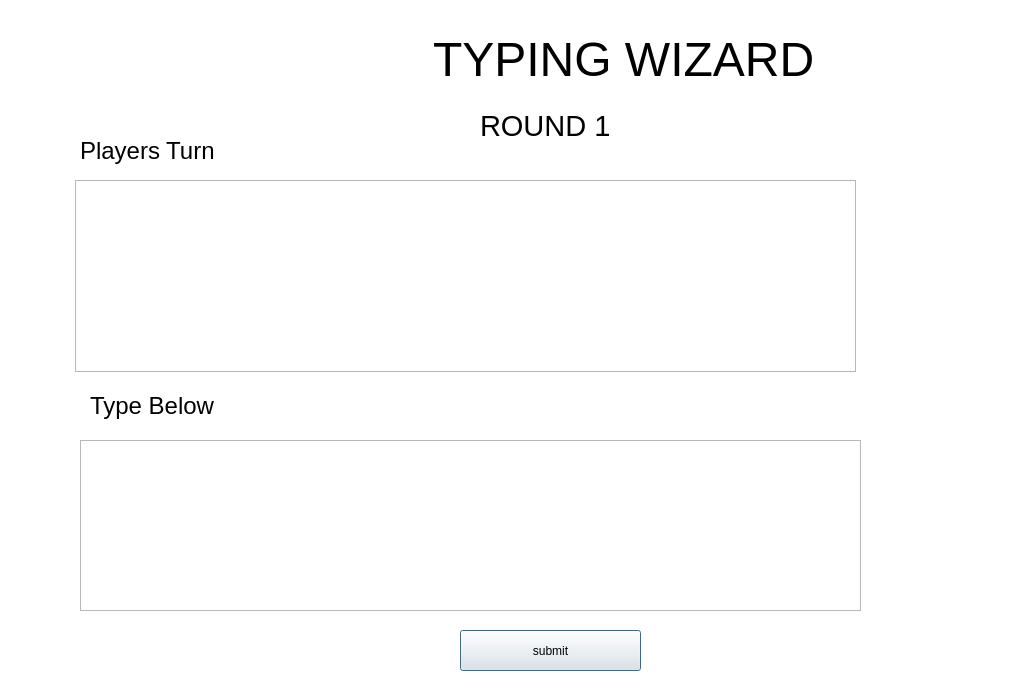
<?xml version="1.0" encoding="UTF-8"?>
<ui version="4.0">
 <class>Game</class>
 <widget class="QDialog" name="Game">
  <property name="geometry">
   <rect>
    <x>0</x>
    <y>0</y>
    <width>1023</width>
    <height>685</height>
   </rect>
  </property>
  <property name="windowTitle">
   <string>Dialog</string>
  </property>
  <widget class="QGraphicsView" name="graphicsView">
   <property name="geometry">
    <rect>
     <x>-40</x>
     <y>-70</y>
     <width>1361</width>
     <height>761</height>
    </rect>
   </property>
   <property name="font">
    <font>
     <pointsize>36</pointsize>
    </font>
   </property>
  </widget>
  <widget class="QLabel" name="label">
   <property name="geometry">
    <rect>
     <x>433</x>
     <y>29</y>
     <width>381</width>
     <height>61</height>
    </rect>
   </property>
   <property name="font">
    <font>
     <pointsize>36</pointsize>
    </font>
   </property>
   <property name="text">
    <string>TYPING WIZARD</string>
   </property>
  </widget>
  <widget class="QLabel" name="Player_name">
   <property name="geometry">
    <rect>
     <x>80</x>
     <y>120</y>
     <width>191</width>
     <height>61</height>
    </rect>
   </property>
   <property name="font">
    <font>
     <pointsize>18</pointsize>
    </font>
   </property>
   <property name="text">
    <string>Players Turn</string>
   </property>
  </widget>
  <widget class="QTextBrowser" name="textBrowser">
   <property name="geometry">
    <rect>
     <x>75</x>
     <y>180</y>
     <width>781</width>
     <height>192</height>
    </rect>
   </property>
   <property name="font">
    <font>
     <pointsize>12</pointsize>
    </font>
   </property>
  </widget>
  <widget class="QLabel" name="label_3">
   <property name="geometry">
    <rect>
     <x>90</x>
     <y>390</y>
     <width>161</width>
     <height>31</height>
    </rect>
   </property>
   <property name="font">
    <font>
     <pointsize>18</pointsize>
    </font>
   </property>
   <property name="text">
    <string>Type Below</string>
   </property>
  </widget>
  <widget class="QTextEdit" name="textEditans">
   <property name="geometry">
    <rect>
     <x>80</x>
     <y>440</y>
     <width>781</width>
     <height>171</height>
    </rect>
   </property>
   <property name="font">
    <font>
     <pointsize>12</pointsize>
    </font>
   </property>
   <property name="html">
    <string>&lt;!DOCTYPE HTML PUBLIC &quot;-//W3C//DTD HTML 4.0//EN&quot; &quot;http://www.w3.org/TR/REC-html40/strict.dtd&quot;&gt;
&lt;html&gt;&lt;head&gt;&lt;meta name=&quot;qrichtext&quot; content=&quot;1&quot; /&gt;&lt;meta charset=&quot;utf-8&quot; /&gt;&lt;style type=&quot;text/css&quot;&gt;
p, li { white-space: pre-wrap; }
hr { height: 1px; border-width: 0; }
li.unchecked::marker { content: &quot;\2610&quot;; }
li.checked::marker { content: &quot;\2612&quot;; }
&lt;/style&gt;&lt;/head&gt;&lt;body style=&quot; font-family:'Segoe UI'; font-size:12pt; font-weight:400; font-style:normal;&quot;&gt;
&lt;p style=&quot;-qt-paragraph-type:empty; margin-top:0px; margin-bottom:0px; margin-left:0px; margin-right:0px; -qt-block-indent:0; text-indent:0px;&quot;&gt;&lt;br /&gt;&lt;/p&gt;&lt;/body&gt;&lt;/html&gt;</string>
   </property>
  </widget>
  <widget class="QLabel" name="Round_name">
   <property name="geometry">
    <rect>
     <x>480</x>
     <y>80</y>
     <width>321</width>
     <height>91</height>
    </rect>
   </property>
   <property name="font">
    <font>
     <pointsize>22</pointsize>
    </font>
   </property>
   <property name="text">
    <string>ROUND 1</string>
   </property>
  </widget>
  <widget class="QPushButton" name="submitButton">
   <property name="geometry">
    <rect>
     <x>460</x>
     <y>630</y>
     <width>181</width>
     <height>41</height>
    </rect>
   </property>
   <property name="text">
    <string>submit</string>
   </property>
  </widget>
 </widget>
 <resources/>
 <connections/>
</ui>
